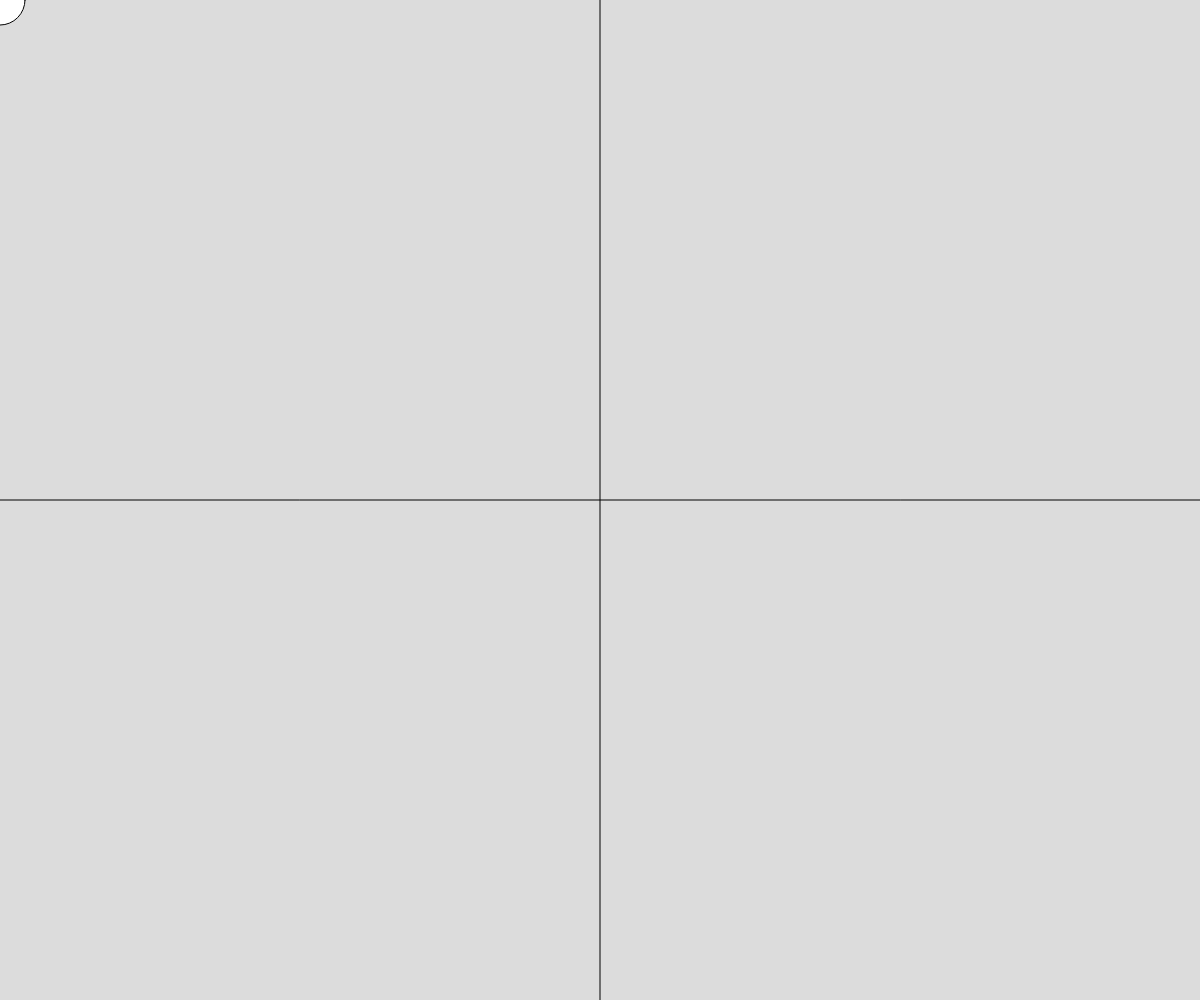
Frame 1 (no input)
Frame 60 (no input): identical to frame 1, image omitted
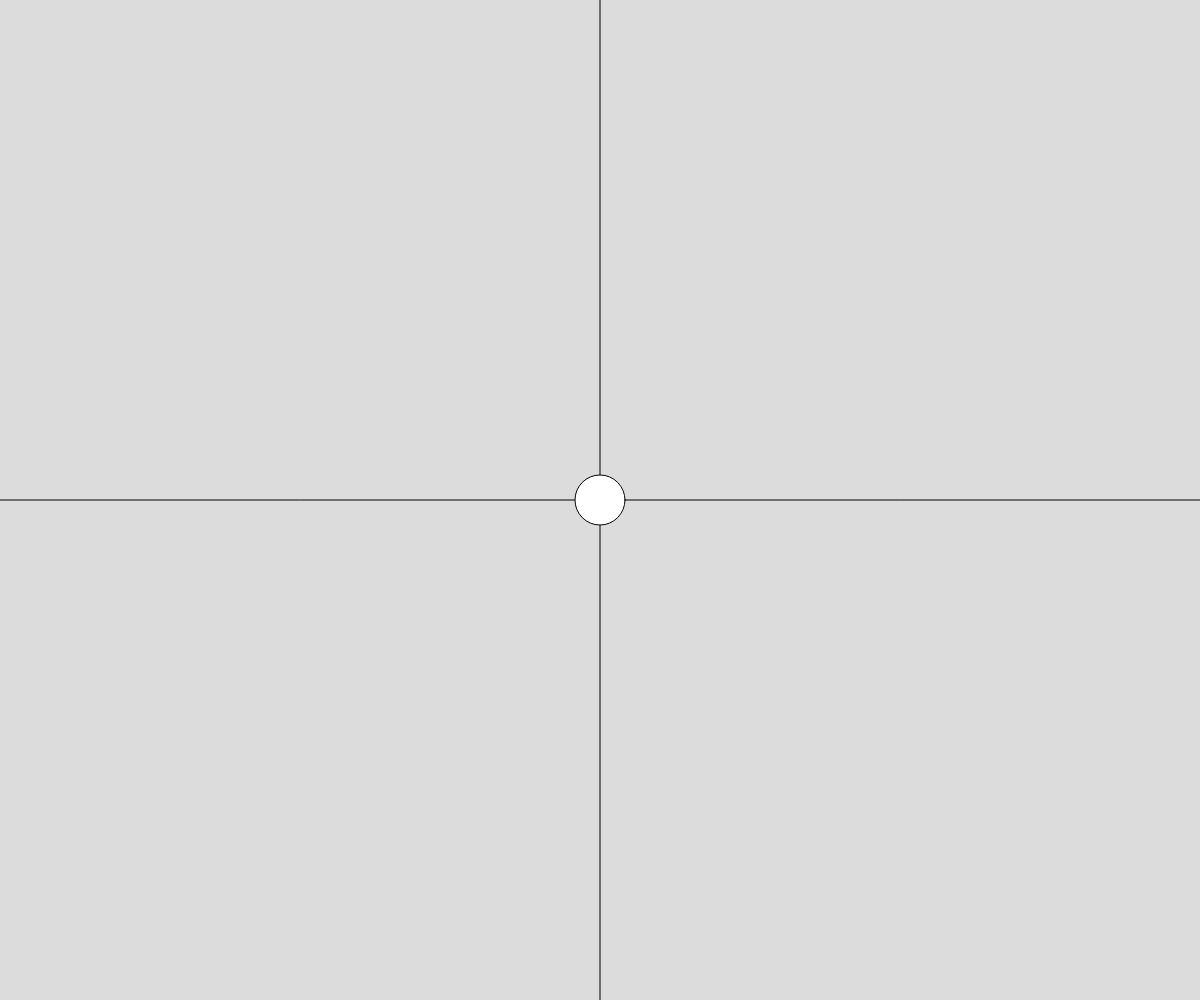
Frame 120 (the mouse pressed at the canvas centre since frame 60)

The p5.js sketch that drew these frames (run headless with seeded random() and noise() and a simulated clock; from frame 60 on, the mouse is pressed at the canvas centre):

// p5.js sketch
// ── sketch.js
function setup() {
    createCanvas(windowWidth, windowHeight); //laver et canvas der skifter størrelse i forhold til hvor stor "vinduet" er 
  }
  
  function draw() {
    background(220);
    
    //Linjer der deler skærmen op i fire kvadrater
    line(windowWidth/2,0,windowWidth/2,windowHeight)//Kode der laver en linje lodret ned af canvasset.
    line(0,windowHeight/2,windowWidth, windowHeight/2)//Kode der laver en linje vandret hen af canvasset.
  
    //kode der får cirkel til at skifte i forhold til hvilken kvadrat den er inde i 
    
    if(mouseX > windowWidth/2 && mouseY < windowHeight/2) cirkel = color("red"); //Øverste højre kvadrat bliver cirkel gjort rød
     
     if(mouseX < windowWidth/2 && mouseY < windowHeight/2) cirkel = color("white"); //Øvereste venstre kvadrat bliver cirkel gjort hvid 
    
     if(mouseX < windowWidth/2 && mouseY > windowHeight/2) cirkel = color("red"); //Nederste venstre kvadarat bliver cirkel gjort rød igen
    
    if(mouseX > windowWidth/2 && mouseY > windowHeight/2) cirkel = color("white"); //Nederste højre kvadrat bliver cirkel gjort hvid igen
   
   fill(cirkel)
    ellipse(mouseX,mouseY,50);
    
  }
